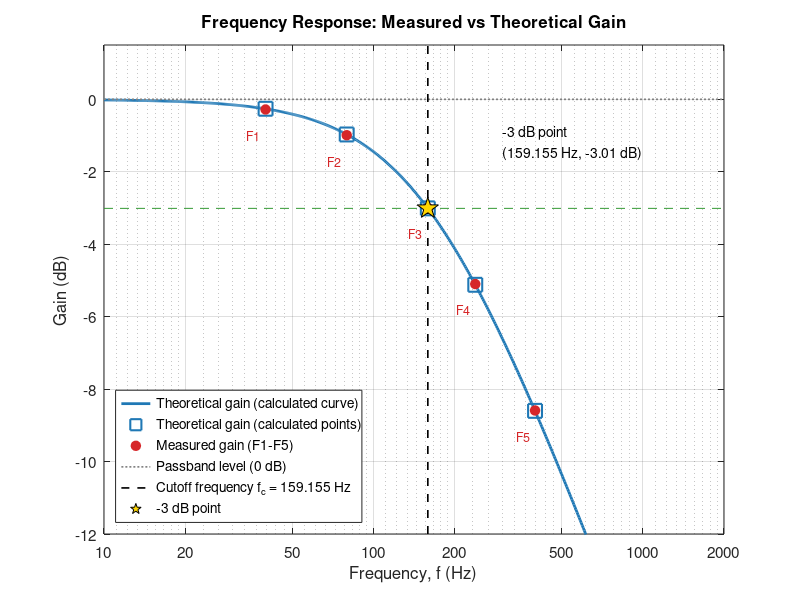

Write MATLAB code to recreate this figure.
%% Frequency-response graph: measured vs theoretical gain (RC low-pass filter)
clear; clc; close all;

fc = 159.155;                                   % cutoff frequency (Hz)

% Measured / tabulated data (F1-F5)
f_meas     = [39.78 79.58 159.15 238.73 397.88];   % Hz
g_meas_dB  = [-0.28 -0.99 -3.00  -5.10  -8.59];    % dB
g_theo_dB  = [-0.26 -0.97 -3.01  -5.12  -8.60];    % dB

% Smooth theoretical (calculated) curve
f = logspace(log10(10), log10(2000), 600);
g_curve_dB = -10*log10(1 + (f/fc).^2);

%% Plot
fig = figure('Color','w','Position',[100 100 900 550]);
ax = axes(fig); hold(ax,'on'); box(ax,'on');
set(ax,'XScale','log','FontSize',11);

h1 = semilogx(ax, f, g_curve_dB, '-', 'Color',[0.12 0.47 0.71], 'LineWidth',2);
h2 = semilogx(ax, f_meas, g_theo_dB, 's', 'MarkerSize',10, ...
              'MarkerEdgeColor',[0.12 0.47 0.71], 'LineWidth',1.5);
h3 = semilogx(ax, f_meas, g_meas_dB, 'o', 'MarkerSize',7, ...
              'MarkerFaceColor',[0.84 0.15 0.16], 'MarkerEdgeColor',[0.84 0.15 0.16]);
h4 = semilogx(ax, [10 2000], [0 0], ':', 'Color',[0.5 0.5 0.5], 'LineWidth',1.2);
h5 = semilogx(ax, [fc fc], [-12 1.5], 'k--', 'LineWidth',1.2);
semilogx(ax, [10 2000], [-3.01 -3.01], '--', 'Color',[0.2 0.6 0.2]);
h6 = semilogx(ax, fc, -3.01, 'p', 'MarkerSize',16, ...
              'MarkerFaceColor',[1 0.84 0], 'MarkerEdgeColor','k');

% Annotations
text(ax, 300, -1.2, sprintf('-3 dB point\n(%.3f Hz, -3.01 dB)', fc), 'FontSize',10);
annotation_labels = {'F1','F2','F3','F4','F5'};
for k = 1:numel(f_meas)
    text(ax, f_meas(k)*0.85, g_meas_dB(k)-0.7, annotation_labels{k}, ...
         'Color',[0.84 0.15 0.16], 'FontSize',9);
end

% Axes formatting
xlim(ax,[10 2000]); ylim(ax,[-12 1.5]);
set(ax,'XTick',[10 20 50 100 200 500 1000 2000], ...
       'XTickLabel',{'10','20','50','100','200','500','1000','2000'});
grid(ax,'on'); set(ax,'XMinorGrid','on');
xlabel(ax,'Frequency, f (Hz)');
ylabel(ax,'Gain (dB)');
title(ax,'Frequency Response: Measured vs Theoretical Gain');

legend(ax,[h1 h2 h3 h4 h5 h6], ...
    {'Theoretical gain (calculated curve)', ...
     'Theoretical gain (calculated points)', ...
     'Measured gain (F1-F5)', ...
     'Passband level (0 dB)', ...
     sprintf('Cutoff frequency f_c = %.3f Hz', fc), ...
     '-3 dB point'}, 'Location','southwest');

% Export for the report
exportgraphics(fig,'frequency_response_matlab.png','Resolution',300);
